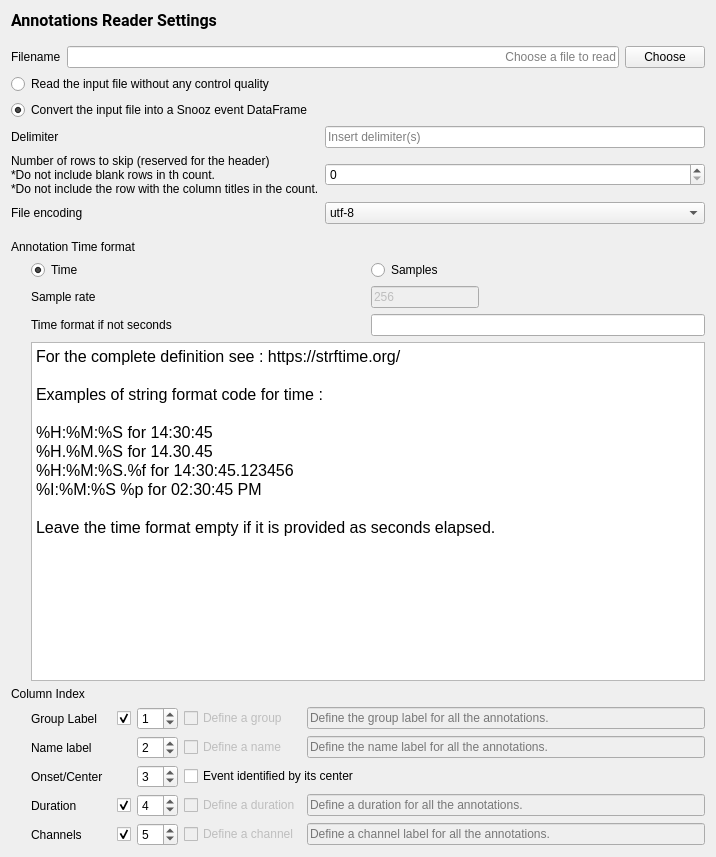
<?xml version="1.0" encoding="UTF-8"?>
<ui version="4.0">
 <class>EventReaderSettingsView</class>
 <widget class="QWidget" name="EventReaderSettingsView">
  <property name="geometry">
   <rect>
    <x>0</x>
    <y>0</y>
    <width>716</width>
    <height>857</height>
   </rect>
  </property>
  <property name="windowTitle">
   <string>Form</string>
  </property>
  <property name="styleSheet">
   <string notr="true">font: 12pt &quot;Roboto&quot;;</string>
  </property>
  <property name="inputMethodHints">
   <set>Qt::InputMethodHint::ImhNone</set>
  </property>
  <layout class="QHBoxLayout" name="horizontalLayout_3">
   <item>
    <layout class="QVBoxLayout" name="verticalLayout_3">
     <property name="sizeConstraint">
      <enum>QLayout::SizeConstraint::SetFixedSize</enum>
     </property>
     <item>
      <widget class="QLabel" name="label_10">
       <property name="font">
        <font>
         <family>Roboto</family>
         <pointsize>12</pointsize>
         <italic>false</italic>
         <bold>false</bold>
        </font>
       </property>
       <property name="text">
        <string>&lt;html&gt;&lt;head/&gt;&lt;body&gt;&lt;p&gt;&lt;span style=&quot; font-weight:600;&quot;&gt;Annotations Reader Settings&lt;/span&gt;&lt;/p&gt;&lt;/body&gt;&lt;/html&gt;</string>
       </property>
      </widget>
     </item>
     <item>
      <spacer name="verticalSpacer_2">
       <property name="orientation">
        <enum>Qt::Orientation::Vertical</enum>
       </property>
       <property name="sizeType">
        <enum>QSizePolicy::Policy::Fixed</enum>
       </property>
       <property name="sizeHint" stdset="0">
        <size>
         <width>20</width>
         <height>10</height>
        </size>
       </property>
      </spacer>
     </item>
     <item>
      <layout class="QVBoxLayout" name="verticalLayout">
       <item>
        <layout class="QGridLayout" name="gridLayout">
         <item row="0" column="2">
          <widget class="QPushButton" name="choose_pushbutton">
           <property name="maximumSize">
            <size>
             <width>80</width>
             <height>16777215</height>
            </size>
           </property>
           <property name="text">
            <string>Choose</string>
           </property>
          </widget>
         </item>
         <item row="0" column="1">
          <widget class="QLineEdit" name="filename_lineedit">
           <property name="maximumSize">
            <size>
             <width>16777215</width>
             <height>16777215</height>
            </size>
           </property>
           <property name="text">
            <string/>
           </property>
           <property name="alignment">
            <set>Qt::AlignmentFlag::AlignRight|Qt::AlignmentFlag::AlignTrailing|Qt::AlignmentFlag::AlignVCenter</set>
           </property>
           <property name="placeholderText">
            <string>Choose a file to read</string>
           </property>
          </widget>
         </item>
         <item row="0" column="0">
          <widget class="QLabel" name="label">
           <property name="maximumSize">
            <size>
             <width>16777215</width>
             <height>16777215</height>
            </size>
           </property>
           <property name="layoutDirection">
            <enum>Qt::LayoutDirection::LeftToRight</enum>
           </property>
           <property name="text">
            <string>Filename</string>
           </property>
           <property name="alignment">
            <set>Qt::AlignmentFlag::AlignLeading|Qt::AlignmentFlag::AlignLeft|Qt::AlignmentFlag::AlignVCenter</set>
           </property>
          </widget>
         </item>
        </layout>
       </item>
       <item>
        <layout class="QGridLayout" name="gridLayout_3">
         <item row="3" column="1">
          <widget class="QSpinBox" name="spinBox_nrows_hdr">
           <property name="toolTip">
            <string>Blank rows are skipped automatically, so do not include them in the row count to skip. This feature is important to prevent issues with files that end with blank rows.</string>
           </property>
          </widget>
         </item>
         <item row="1" column="0" colspan="2">
          <widget class="QRadioButton" name="radioButton_snooz">
           <property name="text">
            <string>Convert the input file into a Snooz event DataFrame</string>
           </property>
           <property name="checked">
            <bool>true</bool>
           </property>
           <attribute name="buttonGroup">
            <string notr="true">buttonGroup</string>
           </attribute>
          </widget>
         </item>
         <item row="4" column="0">
          <widget class="QLabel" name="label_13">
           <property name="text">
            <string>File encoding</string>
           </property>
          </widget>
         </item>
         <item row="3" column="0">
          <widget class="QLabel" name="label_12">
           <property name="text">
            <string>Number of rows to skip (reserved for the header)
*Do not include blank rows in th count.
*Do not include the row with the column titles in the count.</string>
           </property>
          </widget>
         </item>
         <item row="2" column="1">
          <widget class="QLineEdit" name="delimiter_lineedit">
           <property name="toolTip">
            <string>&lt;html&gt;&lt;head/&gt;&lt;body&gt;&lt;p&gt;For tabulation write \t.&lt;/p&gt;&lt;/body&gt;&lt;/html&gt;</string>
           </property>
           <property name="inputMethodHints">
            <set>Qt::InputMethodHint::ImhDialableCharactersOnly</set>
           </property>
           <property name="alignment">
            <set>Qt::AlignmentFlag::AlignLeading|Qt::AlignmentFlag::AlignLeft|Qt::AlignmentFlag::AlignVCenter</set>
           </property>
           <property name="placeholderText">
            <string>Insert delimiter(s)</string>
           </property>
          </widget>
         </item>
         <item row="2" column="0">
          <widget class="QLabel" name="label_11">
           <property name="text">
            <string>Delimiter</string>
           </property>
          </widget>
         </item>
         <item row="0" column="0" colspan="2">
          <widget class="QRadioButton" name="radioButton_personalized">
           <property name="text">
            <string>Read the input file without any control quality</string>
           </property>
           <attribute name="buttonGroup">
            <string notr="true">buttonGroup</string>
           </attribute>
          </widget>
         </item>
         <item row="4" column="1">
          <widget class="QComboBox" name="comboBox_encoding">
           <item>
            <property name="text">
             <string>utf-8</string>
            </property>
           </item>
           <item>
            <property name="text">
             <string>latin-1</string>
            </property>
           </item>
           <item>
            <property name="text">
             <string>utf-16</string>
            </property>
           </item>
           <item>
            <property name="text">
             <string>utf-32</string>
            </property>
           </item>
           <item>
            <property name="text">
             <string>iso-8859</string>
            </property>
           </item>
           <item>
            <property name="text">
             <string>ascii</string>
            </property>
           </item>
           <item>
            <property name="text">
             <string>ansi</string>
            </property>
           </item>
          </widget>
         </item>
        </layout>
       </item>
      </layout>
     </item>
     <item>
      <spacer name="verticalSpacer_3">
       <property name="orientation">
        <enum>Qt::Orientation::Vertical</enum>
       </property>
       <property name="sizeType">
        <enum>QSizePolicy::Policy::Fixed</enum>
       </property>
       <property name="sizeHint" stdset="0">
        <size>
         <width>20</width>
         <height>10</height>
        </size>
       </property>
      </spacer>
     </item>
     <item>
      <layout class="QVBoxLayout" name="verticalLayout_2">
       <item>
        <widget class="QLabel" name="label_5">
         <property name="text">
          <string>Annotation Time format</string>
         </property>
         <property name="alignment">
          <set>Qt::AlignmentFlag::AlignLeading|Qt::AlignmentFlag::AlignLeft|Qt::AlignmentFlag::AlignVCenter</set>
         </property>
        </widget>
       </item>
       <item>
        <layout class="QHBoxLayout" name="horizontalLayout">
         <item>
          <spacer name="horizontalSpacer">
           <property name="orientation">
            <enum>Qt::Orientation::Horizontal</enum>
           </property>
           <property name="sizeType">
            <enum>QSizePolicy::Policy::Fixed</enum>
           </property>
           <property name="sizeHint" stdset="0">
            <size>
             <width>20</width>
             <height>10</height>
            </size>
           </property>
          </spacer>
         </item>
         <item>
          <layout class="QGridLayout" name="gridLayout_2">
           <item row="1" column="0">
            <widget class="QLabel" name="label_6">
             <property name="layoutDirection">
              <enum>Qt::LayoutDirection::LeftToRight</enum>
             </property>
             <property name="text">
              <string>Sample rate</string>
             </property>
             <property name="alignment">
              <set>Qt::AlignmentFlag::AlignLeading|Qt::AlignmentFlag::AlignLeft|Qt::AlignmentFlag::AlignVCenter</set>
             </property>
            </widget>
           </item>
           <item row="6" column="0">
            <widget class="QLabel" name="label_14">
             <property name="text">
              <string>Time format if not seconds</string>
             </property>
            </widget>
           </item>
           <item row="0" column="1">
            <widget class="QRadioButton" name="sample_radiobutton">
             <property name="sizePolicy">
              <sizepolicy hsizetype="Expanding" vsizetype="Fixed">
               <horstretch>0</horstretch>
               <verstretch>0</verstretch>
              </sizepolicy>
             </property>
             <property name="text">
              <string>Samples</string>
             </property>
             <attribute name="buttonGroup">
              <string notr="true">buttonGroup_2</string>
             </attribute>
            </widget>
           </item>
           <item row="0" column="0">
            <widget class="QRadioButton" name="time_radiobutton">
             <property name="sizePolicy">
              <sizepolicy hsizetype="Expanding" vsizetype="Fixed">
               <horstretch>0</horstretch>
               <verstretch>0</verstretch>
              </sizepolicy>
             </property>
             <property name="text">
              <string>Time</string>
             </property>
             <property name="checked">
              <bool>true</bool>
             </property>
             <attribute name="buttonGroup">
              <string notr="true">buttonGroup_2</string>
             </attribute>
            </widget>
           </item>
           <item row="1" column="1">
            <widget class="QLineEdit" name="sample_rate_lineedit">
             <property name="enabled">
              <bool>false</bool>
             </property>
             <property name="sizePolicy">
              <sizepolicy hsizetype="Fixed" vsizetype="Fixed">
               <horstretch>0</horstretch>
               <verstretch>0</verstretch>
              </sizepolicy>
             </property>
             <property name="text">
              <string>256</string>
             </property>
            </widget>
           </item>
           <item row="6" column="1">
            <widget class="QLineEdit" name="lineEdit_time_format">
             <property name="toolTip">
              <string>Let empty to define the time elapsed in seconds. Otherwise define the string format (see https://strftime.org/). </string>
             </property>
            </widget>
           </item>
           <item row="7" column="0" colspan="2">
            <widget class="QTextEdit" name="textEdit">
             <property name="readOnly">
              <bool>true</bool>
             </property>
             <property name="html">
              <string>&lt;!DOCTYPE HTML PUBLIC &quot;-//W3C//DTD HTML 4.0//EN&quot; &quot;http://www.w3.org/TR/REC-html40/strict.dtd&quot;&gt;
&lt;html&gt;&lt;head&gt;&lt;meta name=&quot;qrichtext&quot; content=&quot;1&quot; /&gt;&lt;meta charset=&quot;utf-8&quot; /&gt;&lt;style type=&quot;text/css&quot;&gt;
p, li { white-space: pre-wrap; }
hr { height: 1px; border-width: 0; }
li.unchecked::marker { content: &quot;\2610&quot;; }
li.checked::marker { content: &quot;\2612&quot;; }
&lt;/style&gt;&lt;/head&gt;&lt;body style=&quot; font-family:'Roboto'; font-size:12pt; font-weight:400; font-style:normal;&quot;&gt;
&lt;p style=&quot; margin-top:0px; margin-bottom:0px; margin-left:0px; margin-right:0px; -qt-block-indent:0; text-indent:0px;&quot;&gt;For the complete definition see : https://strftime.org/&lt;/p&gt;
&lt;p style=&quot;-qt-paragraph-type:empty; margin-top:0px; margin-bottom:0px; margin-left:0px; margin-right:0px; -qt-block-indent:0; text-indent:0px;&quot;&gt;&lt;br /&gt;&lt;/p&gt;
&lt;p style=&quot; margin-top:0px; margin-bottom:0px; margin-left:0px; margin-right:0px; -qt-block-indent:0; text-indent:0px;&quot;&gt;Examples of string format code for time : &lt;/p&gt;
&lt;p style=&quot;-qt-paragraph-type:empty; margin-top:0px; margin-bottom:0px; margin-left:0px; margin-right:0px; -qt-block-indent:0; text-indent:0px;&quot;&gt;&lt;br /&gt;&lt;/p&gt;
&lt;p style=&quot; margin-top:0px; margin-bottom:0px; margin-left:0px; margin-right:0px; -qt-block-indent:0; text-indent:0px;&quot;&gt;%H:%M:%S for 14:30:45&lt;/p&gt;
&lt;p style=&quot; margin-top:0px; margin-bottom:0px; margin-left:0px; margin-right:0px; -qt-block-indent:0; text-indent:0px;&quot;&gt;%H.%M.%S for 14.30.45&lt;/p&gt;
&lt;p style=&quot; margin-top:0px; margin-bottom:0px; margin-left:0px; margin-right:0px; -qt-block-indent:0; text-indent:0px;&quot;&gt;%H:%M:%S.%f for 14:30:45.123456&lt;/p&gt;
&lt;p style=&quot; margin-top:0px; margin-bottom:0px; margin-left:0px; margin-right:0px; -qt-block-indent:0; text-indent:0px;&quot;&gt;%I:%M:%S %p for 02:30:45 PM&lt;/p&gt;
&lt;p style=&quot;-qt-paragraph-type:empty; margin-top:0px; margin-bottom:0px; margin-left:0px; margin-right:0px; -qt-block-indent:0; text-indent:0px;&quot;&gt;&lt;br /&gt;&lt;/p&gt;
&lt;p style=&quot; margin-top:0px; margin-bottom:0px; margin-left:0px; margin-right:0px; -qt-block-indent:0; text-indent:0px;&quot;&gt;Leave the time format empty if it is provided as seconds elapsed.&lt;/p&gt;&lt;/body&gt;&lt;/html&gt;</string>
             </property>
            </widget>
           </item>
          </layout>
         </item>
        </layout>
       </item>
       <item>
        <widget class="QLabel" name="label_7">
         <property name="text">
          <string>Column Index</string>
         </property>
        </widget>
       </item>
       <item>
        <layout class="QHBoxLayout" name="horizontalLayout_2">
         <item>
          <spacer name="horizontalSpacer_2">
           <property name="orientation">
            <enum>Qt::Orientation::Horizontal</enum>
           </property>
           <property name="sizeType">
            <enum>QSizePolicy::Policy::Fixed</enum>
           </property>
           <property name="sizeHint" stdset="0">
            <size>
             <width>20</width>
             <height>20</height>
            </size>
           </property>
          </spacer>
         </item>
         <item>
          <layout class="QGridLayout" name="gridLayout_4">
           <property name="sizeConstraint">
            <enum>QLayout::SizeConstraint::SetMaximumSize</enum>
           </property>
           <item row="3" column="2">
            <widget class="QSpinBox" name="duration_spinbox">
             <property name="sizePolicy">
              <sizepolicy hsizetype="Fixed" vsizetype="Fixed">
               <horstretch>0</horstretch>
               <verstretch>0</verstretch>
              </sizepolicy>
             </property>
             <property name="minimum">
              <number>0</number>
             </property>
             <property name="value">
              <number>4</number>
             </property>
            </widget>
           </item>
           <item row="4" column="2">
            <widget class="QSpinBox" name="channel_spinBox">
             <property name="sizePolicy">
              <sizepolicy hsizetype="Fixed" vsizetype="Fixed">
               <horstretch>0</horstretch>
               <verstretch>0</verstretch>
              </sizepolicy>
             </property>
             <property name="toolTip">
              <string>Mark 0 if events are not channel specific (as sleep stage).</string>
             </property>
             <property name="value">
              <number>5</number>
             </property>
            </widget>
           </item>
           <item row="3" column="0">
            <widget class="QLabel" name="label_4">
             <property name="layoutDirection">
              <enum>Qt::LayoutDirection::LeftToRight</enum>
             </property>
             <property name="text">
              <string>Duration</string>
             </property>
             <property name="alignment">
              <set>Qt::AlignmentFlag::AlignLeading|Qt::AlignmentFlag::AlignLeft|Qt::AlignmentFlag::AlignVCenter</set>
             </property>
            </widget>
           </item>
           <item row="3" column="4">
            <widget class="QLineEdit" name="fixed_dur_lineEdit">
             <property name="enabled">
              <bool>false</bool>
             </property>
             <property name="toolTip">
              <string>Enter a fixed duration for all events. Use the &quot;Annotation Time Format&quot; defined above.</string>
             </property>
             <property name="placeholderText">
              <string>Define a duration for all the annotations.</string>
             </property>
            </widget>
           </item>
           <item row="4" column="3">
            <widget class="QCheckBox" name="checkBox_define_chan">
             <property name="enabled">
              <bool>false</bool>
             </property>
             <property name="text">
              <string>Define a channel</string>
             </property>
            </widget>
           </item>
           <item row="4" column="4">
            <widget class="QLineEdit" name="fixed_chan_lineEdit">
             <property name="enabled">
              <bool>false</bool>
             </property>
             <property name="placeholderText">
              <string>Define a channel label for all the annotations.</string>
             </property>
            </widget>
           </item>
           <item row="4" column="0">
            <widget class="QLabel" name="label_8">
             <property name="text">
              <string>Channels</string>
             </property>
             <property name="alignment">
              <set>Qt::AlignmentFlag::AlignLeading|Qt::AlignmentFlag::AlignLeft|Qt::AlignmentFlag::AlignVCenter</set>
             </property>
            </widget>
           </item>
           <item row="1" column="3">
            <widget class="QCheckBox" name="checkBox_define_name">
             <property name="enabled">
              <bool>false</bool>
             </property>
             <property name="text">
              <string>Define a name</string>
             </property>
            </widget>
           </item>
           <item row="1" column="0">
            <widget class="QLabel" name="label_2">
             <property name="layoutDirection">
              <enum>Qt::LayoutDirection::LeftToRight</enum>
             </property>
             <property name="text">
              <string>Name label</string>
             </property>
             <property name="alignment">
              <set>Qt::AlignmentFlag::AlignLeading|Qt::AlignmentFlag::AlignLeft|Qt::AlignmentFlag::AlignVCenter</set>
             </property>
            </widget>
           </item>
           <item row="3" column="1">
            <widget class="QCheckBox" name="checkBox_dur_enabled">
             <property name="text">
              <string/>
             </property>
             <property name="checked">
              <bool>true</bool>
             </property>
            </widget>
           </item>
           <item row="2" column="3" colspan="2">
            <widget class="QCheckBox" name="center_checkBox">
             <property name="toolTip">
              <string>Check if the event is identified by its center instead of its onset.</string>
             </property>
             <property name="text">
              <string>Event identified by its center</string>
             </property>
            </widget>
           </item>
           <item row="0" column="2">
            <widget class="QSpinBox" name="group_spinbox">
             <property name="sizePolicy">
              <sizepolicy hsizetype="Fixed" vsizetype="Fixed">
               <horstretch>0</horstretch>
               <verstretch>0</verstretch>
              </sizepolicy>
             </property>
             <property name="value">
              <number>1</number>
             </property>
            </widget>
           </item>
           <item row="0" column="4">
            <widget class="QLineEdit" name="group_lineEdit">
             <property name="enabled">
              <bool>false</bool>
             </property>
             <property name="toolTip">
              <string>To define a default event group (when group index column is 0).</string>
             </property>
             <property name="placeholderText">
              <string>Define the group label for all the annotations.</string>
             </property>
            </widget>
           </item>
           <item row="0" column="3">
            <widget class="QCheckBox" name="checkBox_define_group">
             <property name="enabled">
              <bool>false</bool>
             </property>
             <property name="text">
              <string>Define a group</string>
             </property>
            </widget>
           </item>
           <item row="1" column="4">
            <widget class="QLineEdit" name="name_lineEdit">
             <property name="enabled">
              <bool>false</bool>
             </property>
             <property name="minimumSize">
              <size>
               <width>250</width>
               <height>0</height>
              </size>
             </property>
             <property name="toolTip">
              <string>To define a default event name (when name index column is 0).</string>
             </property>
             <property name="placeholderText">
              <string>Define the name label for all the annotations.</string>
             </property>
            </widget>
           </item>
           <item row="3" column="3">
            <widget class="QCheckBox" name="checkBox_define_dur">
             <property name="enabled">
              <bool>false</bool>
             </property>
             <property name="text">
              <string>Define a duration</string>
             </property>
            </widget>
           </item>
           <item row="0" column="0">
            <widget class="QLabel" name="label_9">
             <property name="minimumSize">
              <size>
               <width>80</width>
               <height>0</height>
              </size>
             </property>
             <property name="text">
              <string>Group Label</string>
             </property>
             <property name="alignment">
              <set>Qt::AlignmentFlag::AlignLeading|Qt::AlignmentFlag::AlignLeft|Qt::AlignmentFlag::AlignVCenter</set>
             </property>
            </widget>
           </item>
           <item row="2" column="0">
            <widget class="QLabel" name="label_3">
             <property name="layoutDirection">
              <enum>Qt::LayoutDirection::LeftToRight</enum>
             </property>
             <property name="text">
              <string>Onset/Center</string>
             </property>
             <property name="alignment">
              <set>Qt::AlignmentFlag::AlignLeading|Qt::AlignmentFlag::AlignLeft|Qt::AlignmentFlag::AlignVCenter</set>
             </property>
            </widget>
           </item>
           <item row="0" column="1">
            <widget class="QCheckBox" name="checkBox_group_enabled">
             <property name="text">
              <string/>
             </property>
             <property name="checked">
              <bool>true</bool>
             </property>
            </widget>
           </item>
           <item row="1" column="2">
            <widget class="QSpinBox" name="event_name_spinbox">
             <property name="sizePolicy">
              <sizepolicy hsizetype="Fixed" vsizetype="Fixed">
               <horstretch>0</horstretch>
               <verstretch>0</verstretch>
              </sizepolicy>
             </property>
             <property name="minimum">
              <number>0</number>
             </property>
             <property name="value">
              <number>2</number>
             </property>
            </widget>
           </item>
           <item row="2" column="2">
            <widget class="QSpinBox" name="onset_spinbox">
             <property name="sizePolicy">
              <sizepolicy hsizetype="Fixed" vsizetype="Fixed">
               <horstretch>0</horstretch>
               <verstretch>0</verstretch>
              </sizepolicy>
             </property>
             <property name="minimum">
              <number>0</number>
             </property>
             <property name="value">
              <number>3</number>
             </property>
            </widget>
           </item>
           <item row="4" column="1">
            <widget class="QCheckBox" name="checkBox_chan_enabled">
             <property name="text">
              <string/>
             </property>
             <property name="checked">
              <bool>true</bool>
             </property>
            </widget>
           </item>
          </layout>
         </item>
        </layout>
       </item>
      </layout>
     </item>
    </layout>
   </item>
  </layout>
 </widget>
 <resources>
  <include location="../../../../snooz-toolbox/src/main/python/ui/themes/themes.qrc"/>
 </resources>
 <connections>
  <connection>
   <sender>choose_pushbutton</sender>
   <signal>clicked()</signal>
   <receiver>EventReaderSettingsView</receiver>
   <slot>on_choose()</slot>
   <hints>
    <hint type="sourcelabel">
     <x>700</x>
     <y>50</y>
    </hint>
    <hint type="destinationlabel">
     <x>207</x>
     <y>111</y>
    </hint>
   </hints>
  </connection>
  <connection>
   <sender>time_radiobutton</sender>
   <signal>clicked()</signal>
   <receiver>EventReaderSettingsView</receiver>
   <slot>on_input_format_changed()</slot>
   <hints>
    <hint type="sourcelabel">
     <x>327</x>
     <y>77</y>
    </hint>
    <hint type="destinationlabel">
     <x>207</x>
     <y>111</y>
    </hint>
   </hints>
  </connection>
  <connection>
   <sender>sample_radiobutton</sender>
   <signal>clicked()</signal>
   <receiver>EventReaderSettingsView</receiver>
   <slot>on_input_format_changed()</slot>
   <hints>
    <hint type="sourcelabel">
     <x>513</x>
     <y>77</y>
    </hint>
    <hint type="destinationlabel">
     <x>207</x>
     <y>111</y>
    </hint>
   </hints>
  </connection>
  <connection>
   <sender>checkBox_define_dur</sender>
   <signal>clicked()</signal>
   <receiver>EventReaderSettingsView</receiver>
   <slot>on_event_pos_changed()</slot>
   <hints>
    <hint type="sourcelabel">
     <x>388</x>
     <y>248</y>
    </hint>
    <hint type="destinationlabel">
     <x>702</x>
     <y>304</y>
    </hint>
   </hints>
  </connection>
  <connection>
   <sender>group_spinbox</sender>
   <signal>valueChanged(int)</signal>
   <receiver>EventReaderSettingsView</receiver>
   <slot>on_group_index_changed()</slot>
   <hints>
    <hint type="sourcelabel">
     <x>168</x>
     <y>174</y>
    </hint>
    <hint type="destinationlabel">
     <x>355</x>
     <y>164</y>
    </hint>
   </hints>
  </connection>
  <connection>
   <sender>event_name_spinbox</sender>
   <signal>valueChanged(int)</signal>
   <receiver>EventReaderSettingsView</receiver>
   <slot>on_name_index_changed()</slot>
   <hints>
    <hint type="sourcelabel">
     <x>168</x>
     <y>200</y>
    </hint>
    <hint type="destinationlabel">
     <x>355</x>
     <y>164</y>
    </hint>
   </hints>
  </connection>
  <connection>
   <sender>radioButton_personalized</sender>
   <signal>clicked()</signal>
   <receiver>EventReaderSettingsView</receiver>
   <slot>snooz_event_update_slot()</slot>
   <hints>
    <hint type="sourcelabel">
     <x>273</x>
     <y>177</y>
    </hint>
    <hint type="destinationlabel">
     <x>388</x>
     <y>348</y>
    </hint>
   </hints>
  </connection>
  <connection>
   <sender>radioButton_snooz</sender>
   <signal>clicked()</signal>
   <receiver>EventReaderSettingsView</receiver>
   <slot>snooz_event_update_slot()</slot>
   <hints>
    <hint type="sourcelabel">
     <x>273</x>
     <y>201</y>
    </hint>
    <hint type="destinationlabel">
     <x>388</x>
     <y>348</y>
    </hint>
   </hints>
  </connection>
  <connection>
   <sender>checkBox_group_enabled</sender>
   <signal>clicked()</signal>
   <receiver>EventReaderSettingsView</receiver>
   <slot>group_enabled_slot()</slot>
   <hints>
    <hint type="sourcelabel">
     <x>128</x>
     <y>484</y>
    </hint>
    <hint type="destinationlabel">
     <x>388</x>
     <y>348</y>
    </hint>
   </hints>
  </connection>
  <connection>
   <sender>checkBox_dur_enabled</sender>
   <signal>clicked()</signal>
   <receiver>EventReaderSettingsView</receiver>
   <slot>dur_enabled_slot()</slot>
   <hints>
    <hint type="sourcelabel">
     <x>128</x>
     <y>561</y>
    </hint>
    <hint type="destinationlabel">
     <x>388</x>
     <y>348</y>
    </hint>
   </hints>
  </connection>
  <connection>
   <sender>checkBox_chan_enabled</sender>
   <signal>clicked()</signal>
   <receiver>EventReaderSettingsView</receiver>
   <slot>chan_enabled_slot()</slot>
   <hints>
    <hint type="sourcelabel">
     <x>128</x>
     <y>587</y>
    </hint>
    <hint type="destinationlabel">
     <x>388</x>
     <y>348</y>
    </hint>
   </hints>
  </connection>
  <connection>
   <sender>checkBox_define_group</sender>
   <signal>clicked()</signal>
   <receiver>EventReaderSettingsView</receiver>
   <slot>on_event_pos_changed()</slot>
   <hints>
    <hint type="sourcelabel">
     <x>227</x>
     <y>484</y>
    </hint>
    <hint type="destinationlabel">
     <x>388</x>
     <y>348</y>
    </hint>
   </hints>
  </connection>
  <connection>
   <sender>checkBox_define_name</sender>
   <signal>clicked()</signal>
   <receiver>EventReaderSettingsView</receiver>
   <slot>on_event_pos_changed()</slot>
   <hints>
    <hint type="sourcelabel">
     <x>227</x>
     <y>510</y>
    </hint>
    <hint type="destinationlabel">
     <x>388</x>
     <y>348</y>
    </hint>
   </hints>
  </connection>
  <connection>
   <sender>checkBox_define_chan</sender>
   <signal>clicked()</signal>
   <receiver>EventReaderSettingsView</receiver>
   <slot>on_event_pos_changed()</slot>
   <hints>
    <hint type="sourcelabel">
     <x>227</x>
     <y>587</y>
    </hint>
    <hint type="destinationlabel">
     <x>388</x>
     <y>348</y>
    </hint>
   </hints>
  </connection>
  <connection>
   <sender>duration_spinbox</sender>
   <signal>valueChanged(int)</signal>
   <receiver>EventReaderSettingsView</receiver>
   <slot>on_duration_index_changed()</slot>
   <hints>
    <hint type="sourcelabel">
     <x>154</x>
     <y>561</y>
    </hint>
    <hint type="destinationlabel">
     <x>388</x>
     <y>348</y>
    </hint>
   </hints>
  </connection>
  <connection>
   <sender>channel_spinBox</sender>
   <signal>valueChanged(int)</signal>
   <receiver>EventReaderSettingsView</receiver>
   <slot>on_chan_index_changed()</slot>
   <hints>
    <hint type="sourcelabel">
     <x>154</x>
     <y>587</y>
    </hint>
    <hint type="destinationlabel">
     <x>388</x>
     <y>348</y>
    </hint>
   </hints>
  </connection>
 </connections>
 <slots>
  <slot>on_choose()</slot>
  <slot>on_input_format_changed()</slot>
  <slot>on_event_pos_changed()</slot>
  <slot>on_group_index_changed()</slot>
  <slot>on_name_index_changed()</slot>
  <slot>snooz_event_update_slot()</slot>
  <slot>group_enabled_slot()</slot>
  <slot>dur_enabled_slot()</slot>
  <slot>chan_enabled_slot()</slot>
  <slot>on_duration_index_changed()</slot>
  <slot>on_chan_index_changed()</slot>
 </slots>
 <buttongroups>
  <buttongroup name="buttonGroup"/>
  <buttongroup name="buttonGroup_2"/>
 </buttongroups>
</ui>
